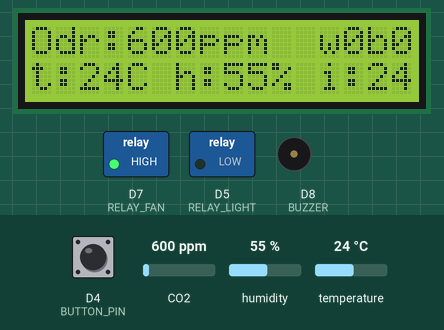
Recording of a program running on a simulated ESP8266 (NodeMCU). Parts: 16×2 character LCD, switched loads named in the program (green lamp = pin HIGH), buzzer (waves = sounding, pin HIGH). Inputs (shaded band) come from the test bench; at power-on: CO2 600 ppm, D4 (BUTTON_PIN) HIGH, temperature 24 °C, humidity 55 %. WiFi joins after 1.5 s; servers stay silent unless stated; what the program prints to the serial monitor is not drawn.

Above: at 12.2 s.
12.3 s: CO2 set to 1050 ppm
At 17.9 s:
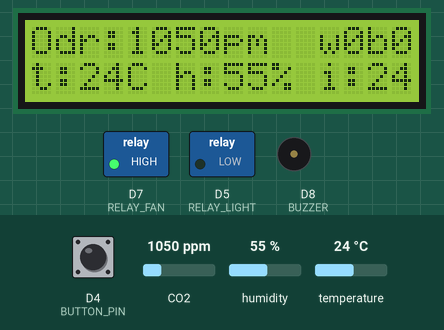
18.7 s: D4 (BUTTON_PIN) pulled LOW for 0.15 s
At 19.9 s:
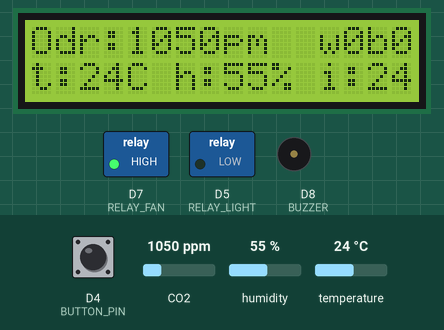
25.2 s: temperature set to 41 °C
31.6 s: humidity set to 31 %
At 34.3 s:
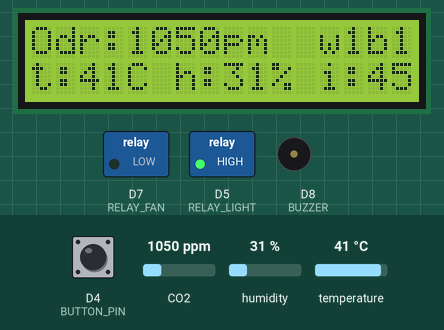
35.0 s: humidity set to 28 %
Timing chart, 0 to 37.5 s (numbered marks = the images above; inputs shaded):
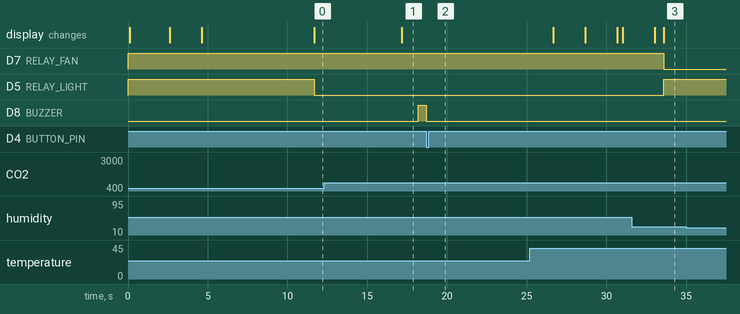

The program:

main.cpp
```cpp
#define BLYNK_TEMPLATE_ID "TMPL6oTAALs3i"
#define BLYNK_TEMPLATE_NAME "Backyard Piggery"
#define BLYNK_AUTH_TOKEN "9m5XLGdZ6dQTm8fXzHY88WwK9jQ1NfwC"
#define BLYNK_PRINT Serial
#define DHT11_PIN D6
#define MQ135_PIN A0
#define RELAY_LIGHT D5
#define RELAY_FAN D7
#define BUZZER D8
#define BUTTON_PIN D4

#include <Arduino.h>
#include <LiquidCrystal_I2C.h>
#include <Wire.h> // better lcd communication
#include <ESP8266WiFi.h>
#include <BlynkSimpleEsp8266.h>
#include <DHT11.h>
#include <MQ135.h>

const char* ssid = "Hotspot_ko";
const char* pass = "123456789";
// const char* ssid = "LUNA BOARDING HOUSE PISO WIFI";
// const char* pass = "";

bool wifi_connected_state = false;
bool blynk_connected_state = false;
int temperature = 0;
int humidity = 0;
double heat_index_celsius = 0;
int odor_level = 0;
float correctedPPM = 0;
bool beeping = false;
bool beeperStop = false;
//for button
int counter = 0;
bool lastButtonState = HIGH;
bool isPressed = false;
unsigned long waitPeriod = 0;
bool blynk_override = false;

BlynkTimer timer;
LiquidCrystal_I2C lcd(0x27, 16, 2);
DHT11 dht(DHT11_PIN);
MQ135 mq135_sensor(MQ135_PIN);

// put function declarations here:
int myFunction(int, int);
void lcdPrinter(int, int, String);
void dispStartScreen();
void connectToWifi();
void lcdNotifier(String);
void connectToBlynk();
void readSensors();
void displaySensorPlaceholders();
void displayAppData();
void sendDataToBlynk();
double calculateHeatIndexCelsius(double, double);
void automateLightAndFan();
void odorAlarm();
void buzzerBeeper(int , int , unsigned long );
bool buzzerStopper();
void blynkOverrideResetter();

BLYNK_WRITE(V4) { // LIGHT
    int val = param.asInt();
    digitalWrite(RELAY_LIGHT, val);
    if (val == 0){
        blynk_override = true;
    }

}

BLYNK_WRITE(V5) { // FAN
    int val = param.asInt();
    digitalWrite(RELAY_FAN, val);
    if (val == 0){
        blynk_override = true;
    }
}

void setup() {
    // put your setup code here, to run once:
    // int result = myFunction(2, 3);

    Serial.begin(115200);
    delay(10);

    pinMode(RELAY_LIGHT, OUTPUT);  // Set GPIO14 as output
    pinMode(RELAY_FAN, OUTPUT);    // Set GPIO13 as output
    pinMode(BUZZER, OUTPUT);    // Set GPIO13 as output
    pinMode(BUTTON_PIN, INPUT_PULLUP);

    // Start with relays AND buzzer off
    digitalWrite(RELAY_LIGHT, HIGH);  // Start with the relay OFF for my ACTIVE LOW RELAY
    digitalWrite(RELAY_FAN, HIGH); // Start with the relay OFF for my ACTIVE LOW RELAY
    digitalWrite(BUZZER, LOW);

    lcd.init();
    lcd.clear();
    lcd.backlight();

    dispStartScreen();

    WiFi.mode(WIFI_STA);
    WiFi.begin(ssid, pass);
    yield();
    delay(500);
    lcdNotifier("connecting to wifi");
    delay(2000);

    // blynk init
    Blynk.config(BLYNK_AUTH_TOKEN);

    timer.setInterval(20000L, connectToWifi);
    timer.setInterval(2000L, readSensors);
    timer.setInterval(2000L, sendDataToBlynk);
    timer.setInterval(5000L, displaySensorPlaceholders);
    timer.setInterval(5000L, displayAppData);
    timer.setInterval(5000L, automateLightAndFan);
    timer.setInterval(10000L, odorAlarm);
    timer.setInterval(3600000L, blynkOverrideResetter); // 1 hour interval

}

void loop() {
    // put your main code here, to run repeatedly:

    yield();

    unsigned long start = millis();

    if (Blynk.connected()) {
        Blynk.run();
        yield();
    }

    timer.run();
    yield();

    // Optional: Debug long iterations
    unsigned long duration = millis() - start;
    if (duration > 100) {  // Log if loop takes more than 100ms
        Serial.printf("Long loop: %lums\n", duration);
    }

}

// put function definitions here:
int myFunction(int x, int y) {
    return x + y;
}

void lcdPrinter(int cursor, int row, String text) {
    lcd.setCursor(cursor, row); // Assuming you want to set the cursor to a specific column on row 0
    lcd.print(text);
}

void dispStartScreen() {
    lcdPrinter(1,0,"Welcome");
    lcdPrinter(0,1,"PIGGERY MONITOR");
    delay(2000);
}

void lcdNotifier(String text) {
    lcd.clear();
    lcdPrinter(1, 0, "Info:");
    lcdPrinter(0, 1, "-" + text);
    delay(2000);
    lcd.clear();
}

void connectToWifi() {

    yield();

    if (WiFi.status() != WL_CONNECTED) { // if not connected to wifi

        if (wifi_connected_state){
            lcdNotifier("WiFi DISCONNECTED!");
            wifi_connected_state = false;
            blynk_connected_state = false;
        }

        // try to reconnect
        WiFi.reconnect();
        yield();
        lcdNotifier("wifi reconnecting");

        return; // wait for the next iteration
    }

    // code below is when connected to wifi

    if (!wifi_connected_state) {
        lcdNotifier("WiFi CONNECTED!");
        wifi_connected_state = true;
    }

    connectToBlynk();

}

void connectToBlynk() {

    yield();

    if (!Blynk.connected()) { // not connected

        if (blynk_connected_state) {
            lcdNotifier("Blynk lost connection!");
            if (WiFi.disconnect()){
                wifi_connected_state = false;
                blynk_connected_state = false;
            }
            yield();
            return;
        } else {
            lcdNotifier("Blynk not connected!");
        }

        blynk_connected_state = false;

        if (Blynk.connect()) {
            yield();
            lcdNotifier("Blynk reconnected!");
            blynk_connected_state = true;
        } else {
            yield();
            lcdNotifier("Blynk failed reconn!");
            blynk_connected_state = false;
        }

        return;
    }

    // connected blynk

    if (!blynk_connected_state){
        lcdNotifier("Blynk connected!");
    }

    blynk_connected_state = true;
}

void readSensors() {

    yield();

    int result = dht.readTemperatureHumidity(temperature, humidity);

    if (result != 0) {
        lcdNotifier("DHT11 error!");
    } else {
        heat_index_celsius = calculateHeatIndexCelsius(temperature, humidity);
    }

    // mq135 sensor
    mq135_sensor.getRZero();
    mq135_sensor.getCorrectedRZero(temperature, humidity);
    mq135_sensor.getResistance();
    mq135_sensor.getPPM();

    correctedPPM = mq135_sensor.getCorrectedPPM(temperature, humidity);

    if (correctedPPM > 0) {  // Check for valid reading
        odor_level = round(correctedPPM);
    }

}

void displaySensorPlaceholders() {

    lcdPrinter(0,0, "Odr:");

    if (odor_level > 99)
        lcdPrinter(7, 0, "ppm");
    else if (odor_level > 9)
        lcdPrinter(6, 0, "ppm");
    else if (odor_level > 0)
        lcdPrinter(5, 0, "ppm");

    lcdPrinter(12,0, "w");
    lcdPrinter(14,0, "b");

    // second row
    lcdPrinter(0,1, "t:");
    lcdPrinter(4,1, "C");
    lcdPrinter(6,1, "h:");
    lcdPrinter(10,1, "%");
    lcdPrinter(12,1, "i:");
}

void displayAppData() {
    lcdPrinter(4,0, String(odor_level));

    int w_state = 0;
    int b_state = 0;

    if (wifi_connected_state)
        w_state = 1;
    else
        w_state = 0;

    if (blynk_connected_state)
        b_state = 1;
    else
        b_state = 0;

    lcdPrinter(13,0, String(w_state));
    lcdPrinter(15,0, String(b_state));

    // second row
    lcdPrinter(2,1, String(temperature));
    lcdPrinter(8,1, String(humidity));
    lcdPrinter(14,1, String(heat_index_celsius));
}

void sendDataToBlynk() {

    yield();
    if (!Blynk.connected()) {
        return;
    }

    // connected to blynk zone

    Blynk.virtualWrite(V0, temperature);
    Blynk.virtualWrite(V1, humidity);
    Blynk.virtualWrite(V2, heat_index_celsius);
    Blynk.virtualWrite(V3, odor_level);
    yield();
}

double calculateHeatIndexCelsius(double temperatureC, double humidity) {
    // Ensure inputs are valid
    if (temperatureC < 0 || humidity < 0 || humidity > 100) {
        Serial.println("Temperature must be non-negative and humidity must be between 0 and 100.");
    }

    // No heat index calculation for temperatures below 27°C
    if (temperatureC < 27) {
        return temperatureC;
    }

    // Convert Celsius to Fahrenheit
    double temperatureF = (temperatureC * 9.0) / 5.0 + 32.0;

    // Heat index formula in Fahrenheit
    double T = temperatureF;
    double RH = humidity;

    double heatIndexF =
        -42.379 +
        2.04901523 * T +
        10.14333127 * RH -
        0.22475541 * T * RH -
        6.83783e-3 * T * T -
        5.481717e-2 * RH * RH +
        1.22874e-3 * T * T * RH +
        8.5282e-4 * T * RH * RH -
        1.99e-6 * T * T * RH * RH;

    // Convert the result back to Celsius
    double heatIndexC = ((heatIndexF - 32.0) * 5.0) / 9.0;

    // Round to 2 decimal places
    return round(heatIndexC * 100.0) / 100.0;
}

void automateLightAndFan() {

    if (blynk_override) {
        return;
    }


    // ---------- FOR LIGHTS

    // when it is dark
    // wait for the sensor

    // when it is cold
    if (heat_index_celsius > 10 && heat_index_celsius < 25) {
        digitalWrite(RELAY_LIGHT, LOW); // turn on
    } else {
        digitalWrite(RELAY_LIGHT, HIGH); // turn off
    }

    // ---------- FOR FANS

    if (heat_index_celsius > 45) {
        digitalWrite(RELAY_FAN, LOW); // turn on
    } else {
        digitalWrite(RELAY_FAN, HIGH); // turn off
    }
}

void odorAlarm() {
    if (waitPeriod > 0) {
        unsigned long startTime = millis();
        while (millis() - startTime < waitPeriod) {
            yield();
        }
        waitPeriod = 0; // Reset waitPeriod after the delay
    }

        if (correctedPPM > 300 && !beeping) {
            buzzerBeeper(500, 500, 600000); // 10 mins of beeping
        }
}


void buzzerBeeper(int beepDuration, int pauseDuration, unsigned long autoStopDuration) {
    beeping = true;
    unsigned long startTime = millis();
    unsigned long lastToggleTime = millis();
    bool isBeeping = true;

    while ((millis() - startTime < autoStopDuration) && !buzzerStopper()) {
        unsigned long currentTime = millis();

        // Toggle buzzer state
        if (isBeeping && currentTime - lastToggleTime >= beepDuration) {
            digitalWrite(BUZZER, LOW);
            isBeeping = false;
            lastToggleTime = currentTime;
        } else if (!isBeeping && currentTime - lastToggleTime >= pauseDuration) {
            digitalWrite(BUZZER, HIGH);
            isBeeping = true;
            lastToggleTime = currentTime;
        }

        yield(); // Allow background tasks to run
    }

    // Ensure the buzzer is turned off after the autostop period
    digitalWrite(BUZZER, LOW);
    beeping = false;
}

bool buzzerStopper() {
    bool currentButtonState = digitalRead(BUTTON_PIN);

    if (currentButtonState == LOW && lastButtonState == HIGH && !isPressed) {
        lastButtonState = LOW; // Ensure state is updated
        isPressed = true;
        waitPeriod = 600000; // 10 mins
        return true; // Only return after updating states
    }

    if (currentButtonState == HIGH && isPressed) {
        lastButtonState = HIGH;
        isPressed = false;
    }

    return false;
}

void blynkOverrideResetter() {
    blynk_override = false;
}
```

Measured:
- after the input at 12.3 s, the display: changes after 4.9 s (image 1)
- after the input at 18.7 s, D8 (BUZZER): stops changing and stays LOW
- after the input at 35.0 s, every drawn part: stays the same
